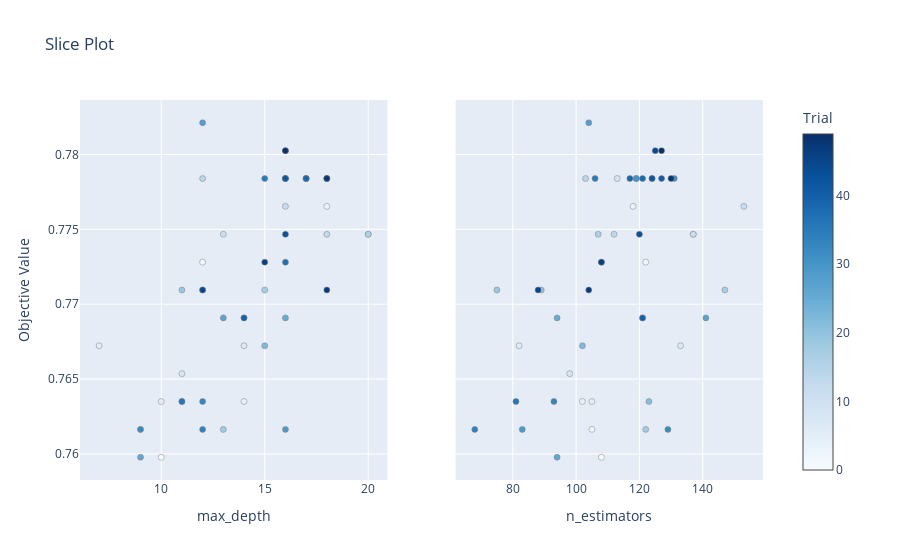

The code cell stored with this chart in its notebook:
### Code cell
# 3. Slice Plot
plot_slice(study).show()

### Figure 1 — Plotly figure (JSON) as saved in the notebook; plotly's stock layout.template omitted (floating-point values rounded to 4 significant figures)
{"data": [{"marker": {"color": [0, 1, 2, 3, 4, 5, 6, 7, 8, 9, 10, 11, 12, 13, 14, 15, 16, 17, 18, 19, 20, 21, 22, 23, 24, 25, 26, 27, 28, 29, 30, 31, 32, 33, 34, 35, 36, 37, 38, 39, 40, 41, 42, 43, 44, 45, 46, 47, 48, 49], "colorbar": {"title": {"text": "Trial"}, "x": 1, "xpad": 40}, "colorscale": [[0, "rgb(247,251,255)"], [0.125, "rgb(222,235,247)"], [0.25, "rgb(198,219,239)"], [0.375, "rgb(158,202,225)"], [0.5, "rgb(107,174,214)"], [0.625, "rgb(66,146,198)"], [0.75, "rgb(33,113,181)"], [0.875, "rgb(8,81,156)"], [1, "rgb(8,48,107)"]], "line": {"color": "Grey", "width": 0.5}, "showscale": true}, "mode": "markers", "name": "Feasible Trial", "showlegend": false, "type": "scatter", "x": [10, 12, 9, 18, 14, 10, 7, 14, 11, 17, 20, 13, 16, 18, 12, 14, 20, 15, 13, 11, 12, 11, 15, 16, 16, 16, 9, 13, 12, 16, 16, 18, 9, 12, 12, 15, 11, 16, 17, 17, 14, 18, 16, 16, 16, 12, 15, 18, 18, 16], "xaxis": "x", "y": [0.7598, 0.7728, 0.7616, 0.7765, 0.7635, 0.7635, 0.7672, 0.7672, 0.7654, 0.7784, 0.7747, 0.7747, 0.7765, 0.7747, 0.7784, 0.7691, 0.7747, 0.7709, 0.7616, 0.7709, 0.7709, 0.7635, 0.7672, 0.7784, 0.7784, 0.7691, 0.7598, 0.7691, 0.7821, 0.7616, 0.7784, 0.7784, 0.7616, 0.7635, 0.7616, 0.7784, 0.7635, 0.7728, 0.7784, 0.7784, 0.7691, 0.7784, 0.7784, 0.7747, 0.7803, 0.7709, 0.7728, 0.7709, 0.7784, 0.7803], "yaxis": "y"}, {"marker": {"color": [0, 1, 2, 3, 4, 5, 6, 7, 8, 9, 10, 11, 12, 13, 14, 15, 16, 17, 18, 19, 20, 21, 22, 23, 24, 25, 26, 27, 28, 29, 30, 31, 32, 33, 34, 35, 36, 37, 38, 39, 40, 41, 42, 43, 44, 45, 46, 47, 48, 49], "colorbar": {"title": {"text": "Trial"}, "x": 1, "xpad": 40}, "colorscale": [[0, "rgb(247,251,255)"], [0.125, "rgb(222,235,247)"], [0.25, "rgb(198,219,239)"], [0.375, "rgb(158,202,225)"], [0.5, "rgb(107,174,214)"], [0.625, "rgb(66,146,198)"], [0.75, "rgb(33,113,181)"], [0.875, "rgb(8,81,156)"], [1, "rgb(8,48,107)"]], "line": {"color": "Grey", "width": 0.5}, "showscale": false}, "mode": "markers", "name": "Feasible Trial", "showlegend": false, "type": "scatter", "x": [108, 122, 105, 118, 102, 105, 82, 133, 98, 113, 137, 137, 153, 112, 103, 121, 107, 147, 122, 75, 89, 123, 102, 119, 124, 94, 94, 141, 104, 83, 119, 131, 129, 93, 68, 106, 81, 108, 121, 117, 121, 127, 124, 120, 125, 88, 108, 104, 130, 127], "xaxis": "x2", "y": [0.7598, 0.7728, 0.7616, 0.7765, 0.7635, 0.7635, 0.7672, 0.7672, 0.7654, 0.7784, 0.7747, 0.7747, 0.7765, 0.7747, 0.7784, 0.7691, 0.7747, 0.7709, 0.7616, 0.7709, 0.7709, 0.7635, 0.7672, 0.7784, 0.7784, 0.7691, 0.7598, 0.7691, 0.7821, 0.7616, 0.7784, 0.7784, 0.7616, 0.7635, 0.7616, 0.7784, 0.7635, 0.7728, 0.7784, 0.7784, 0.7691, 0.7784, 0.7784, 0.7747, 0.7803, 0.7709, 0.7728, 0.7709, 0.7784, 0.7803], "yaxis": "y2"}], "layout": {"title": {"text": "Slice Plot"}, "xaxis": {"anchor": "y", "domain": [0, 0.45], "title": {"text": "max_depth"}}, "xaxis2": {"anchor": "y2", "domain": [0.55, 1], "title": {"text": "n_estimators"}}, "yaxis": {"anchor": "x", "domain": [0, 1], "title": {"text": "Objective Value"}}, "yaxis2": {"anchor": "x2", "domain": [0, 1], "matches": "y", "showticklabels": false}}}
